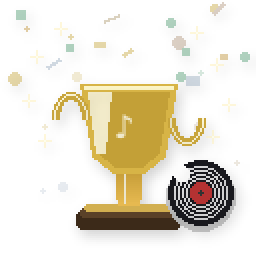
#> input picture Aurik10/resources/completion_success.png, 128 x 128 px (shown 2 times larger)
$ python -i generate_defect_icons.py   (imports and definitions only)
#> lines starting #> are read from the running program, lines starting #| are printed output that depends on the picture
#> further down, picture is the input picture: PIL image 128x128 RGBA; mean R, G, B, A 40.3, 34.5, 18.6, 56.6
"""
Generates premium 128×128 px defect-type icons and star-rating icons for Aurik 10.0.0.

Output directories:
  Aurik10/resources/defect_icons/<defect>.png   — 30 defect-type icons
  Aurik10/resources/star_icons/star_{full,half,empty}.png — 3 star icons

Design: Muted dark-slate rounded-rect backgrounds with vivid colour-coded
symbols.  Each defect gets an intuitive visual metaphor (waveform shapes,
lightning bolts, magnets, spectra …).  3D look via gradients, soft glow
and drop-shadow — Premium-quality matching the carrier-icon set.
"""

from __future__ import annotations

import math
from pathlib import Path

from PIL import Image, ImageDraw, ImageFilter, ImageFont

_BASE = Path(__file__).parent.parent / "Aurik10" / "resources"
OUT_DEFECT = _BASE / "defect_icons"
OUT_STAR = _BASE / "star_icons"
# [2 lines not run here, left out]

SIZE = 128
HALF = SIZE // 2
PAD = 18  # inner padding for symbols


# ─── helpers ───────────────────────────────────────────────────────────
def _new() -> tuple[Image.Image, ImageDraw.ImageDraw]:
    img = Image.new("RGBA", (SIZE, SIZE), (0, 0, 0, 0))
    return img, ImageDraw.Draw(img)


def _save(img: Image.Image, path: Path) -> None:
    img.save(path, "PNG", optimize=True)
    print(f"  ✓ {path.name}  ({SIZE}×{SIZE})")


# [5 lines left out: function _font, not called in this run]


def _shadow(img: Image.Image, radius: int = 4, offset: int = 3) -> Image.Image:
    """Add soft drop-shadow behind icon."""
#> called with radius = 4, offset = 3
    canvas = Image.new("RGBA", (SIZE + 8, SIZE + 8), (0, 0, 0, 0))
#> canvas: PIL image 136x136 RGBA; every value is 0
    shadow = Image.new("RGBA", img.size, (0, 0, 0, 0))
#> shadow: PIL image 128x128 RGBA; every value is 0
    for x in range(img.width):
        for y in range(img.height):
            r, g, b, a = img.getpixel((x, y))
            if a > 30:
                shadow.putpixel((x, y), (0, 0, 0, min(120, a)))
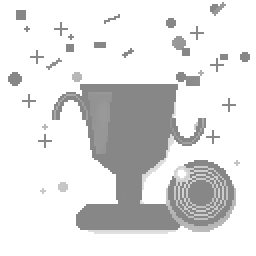
#> shadow: PIL image 128x128 RGBA (shown 2 times larger); mean R, G, B, A 0, 0, 0, 29.6; transparent parts drawn white
    shadow = shadow.filter(ImageFilter.GaussianBlur(radius))
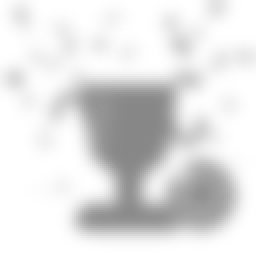
#> shadow: PIL image 128x128 RGBA (shown 2 times larger); mean R, G, B, A 0, 0, 0, 29.5; transparent parts drawn white
    canvas.paste(shadow, (offset + 4, offset + 4), shadow)
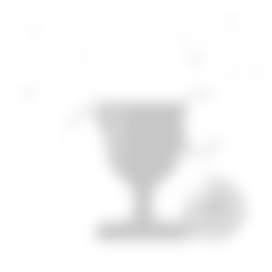
#> canvas: PIL image 136x136 RGBA (shown 2 times larger); mean R, G, B, A 0, 0, 0, 8.1; transparent parts drawn white
    canvas.paste(img, (4, 4), img)
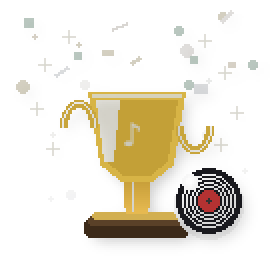
#> canvas: PIL image 136x136 RGBA (shown 2 times larger); mean R, G, B, A 29.6, 24.6, 12, 46.2; transparent parts drawn white
    return canvas.resize((SIZE, SIZE), Image.LANCZOS)
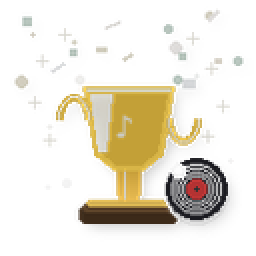
#> returned value: PIL image 128x128 RGBA (shown 2 times larger); mean R, G, B, A 36.6, 30.7, 14.9, 45.9; transparent parts drawn white


# [762 lines left out: functions _bg, _glow, _draw_wave, _draw_zigzag, gen_clicks, gen_crackle and 37 more, not called in this run]


# ─── registry ─────────────────────────────────────────────────────────

DEFECT_GENERATORS: dict[str, callable] = {
    "clicks": gen_clicks,
    "crackle": gen_crackle,
    "pops": gen_pops,
    "clipping": gen_clipping,
    "hum": gen_hum,
    "noise": gen_noise,
    "noise_level": gen_noise,  # alias
    "sibilance": gen_sibilance,
    "dropout": gen_dropout,
    "wow": gen_wow,
    "flutter": gen_flutter,
    "rumble": gen_rumble,
    "dc_offset": gen_dc_offset,
    "digital_artifacts": gen_digital_artifacts,
    "compression_artifacts": gen_compression_artifacts,
    "stereo_imbalance": gen_stereo_imbalance,
    "phase_issues": gen_phase_issues,
    "bandwidth_loss": gen_bandwidth_loss,
    "pitch_drift": gen_pitch_drift,
    "reverb_excess": gen_reverb_excess,
    "print_through": gen_print_through,
    "quantization_noise": gen_quantization_noise,
    "jitter_artifacts": gen_jitter_artifacts,
    "dynamic_compression_excess": gen_dynamic_compression_excess,
    "pre_echo": gen_pre_echo,
    "transient_smearing": gen_transient_smearing,
    "head_wear": gen_head_wear,
    "riaa_curve_error": gen_riaa_curve_error,
    "aliasing": gen_aliasing,
    "bias_error": gen_bias_error,
    "transport_bump": gen_transport_bump,
    "soft_saturation": gen_soft_saturation,
    "azimuth_error": gen_azimuth_error,
}

STAR_GENERATORS: dict[str, callable] = {
    "star_full": gen_star_full,
    "star_half": gen_star_half,
    "star_empty": gen_star_empty,
}

SEVERITY_GENERATORS: dict[str, callable] = {
    "severity_high": gen_severity_high,
    "severity_medium": gen_severity_medium,
    "severity_low": gen_severity_low,
}


# [16 lines left out: function main, not called in this run]


# [2 lines not run here, left out]

>>> from PIL import Image
>>> picture = Image.open('../Aurik10/resources/completion_success.png')
>>> result = _shadow(picture)

$ run again, on Aurik10/resources/vinyl_blue.png
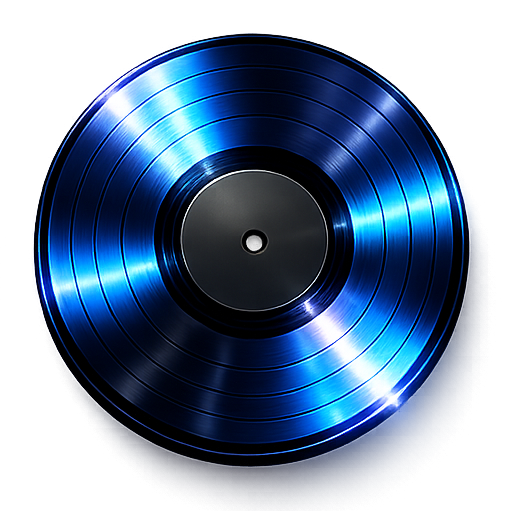
#> input picture Aurik10/resources/vinyl_blue.png, 510 x 511 px
#> picture is the input picture: PIL image 510x511 RGBA; mean R, G, B, A 17.8, 39.7, 67.5, 149.2
#> after the loop in _shadow, `for x in range(img.width):`:
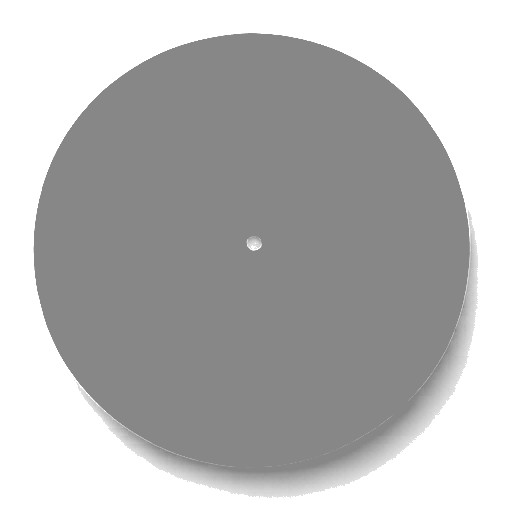
#> shadow: PIL image 510x511 RGBA; mean R, G, B, A 0, 0, 0, 72.2; transparent parts drawn white
#> in _shadow, `return canvas.resize((SIZE, SIZE), Image.LANCZOS)`:
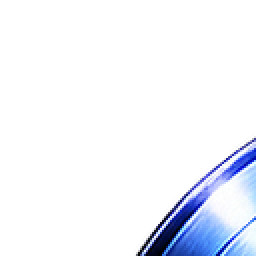
#> returned value: PIL image 128x128 RGBA (shown 2 times larger); mean R, G, B, A 17.7, 20.4, 27.9, 31.4; transparent parts drawn white
